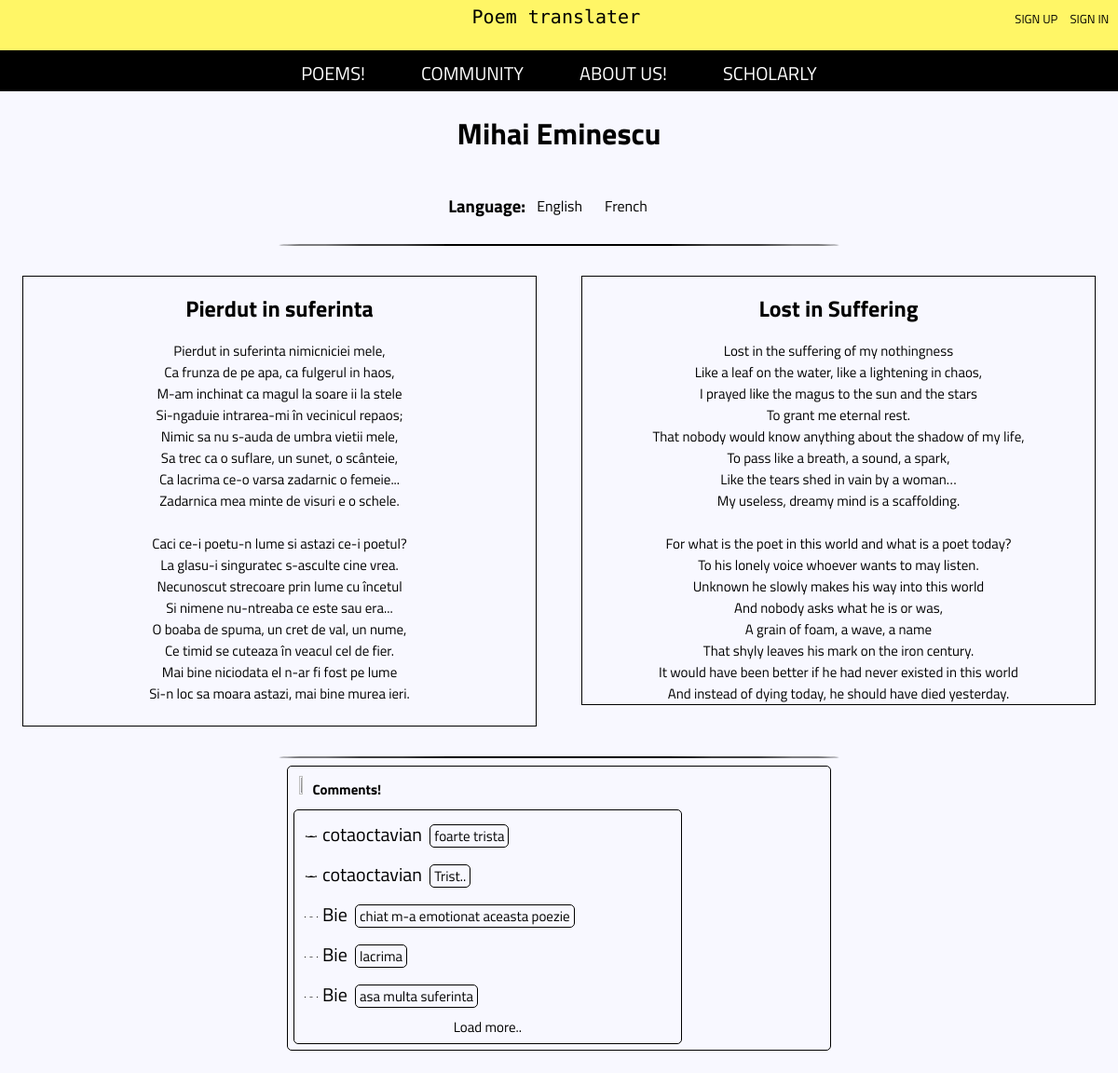
Screenshot of /poem/poezie/2/Pierdut in suferinta/english with the database file from the repository.
### tables this page shows
CREATE TABLE `poezie_romana` (
  `ID` int(11) NOT NULL,
  `poezie` text NOT NULL,
  `id_autor` int(11) NOT NULL,
  `titlu` varchar(256) NOT NULL
);

CREATE TABLE `poezie_tradusa` (
  `ID` int(11) NOT NULL,
  `id_poezie_romana` int(11) NOT NULL,
  `titlu` varchar(256) NOT NULL,
  `limba` varchar(50) NOT NULL
);

CREATE TABLE `strofa_tradusa` (
  `ID` int(11) NOT NULL,
  `id_user` int(11) NOT NULL,
  `id_poezie_tradusa` int(11) NOT NULL,
  `strofa` text NOT NULL,
  `nr_strofa` int(11) NOT NULL,
  `vizualizari` int(11) NOT NULL,
  `rating` int(11) NOT NULL DEFAULT '0',
  `limba` varchar(256) NOT NULL,
  `data_adaugarii` timestamp NULL DEFAULT NULL
);

### libs/View.php (called while the page is built, shortened)
<?php
class View {
    public function render($name){
        require 'views/' . $name . '.php';
    }
}

### controllers/PoemController.php (called while the page is built, shortened)
<?php
require 'models/poem_model.php';
class Poem extends Controller
{
    function __construct()
    {
        $this->view = new View();
        $this->model = new Poem_Model();
    }
    function poezie($var, $var1, $var2)
    {
        $this->view->poemData = $this->model->poem($var, $var1, $var2);
        $this->view->pdata = $this->model->getPoem($var, $var1, $var2);
        $this->view->annotations = $this->model->getAnnotations($var, $var1, $var2);
        $this->view->commentaries = $this->model->getCommentaries($var, $var1, $var2);
        $this->view->poemInfo = $this->model->getPoemInfo($var, $var1, $var2);
        $this->view->commData = $this->model->poem_comm($var, $var1);
        $this->view->language = $var2;
        $this->view->render('poem/index');
    }
}

### index.php (called while the page is built, shortened)
<?php
$app = new App();

### libs/Model.php (called while the page is built)
<?php
require_once 'classes/Database.php';
class Model
{
    function __construct(){
            $this->db=Database::instance();
    }
}

### libs/classes/Database.php (called while the page is built, shortened)
<?php
class Database
{
    protected static $instance = null;
    public static function instance()
    {
        if(self::$instance === null){
            $options = array(
                PDO::ATTR_ERRMODE => PDO::ERRMODE_EXCEPTION,
                PDO::ATTR_DEFAULT_FETCH_MODE => PDO::FETCH_ASSOC,
                PDO::ATTR_EMULATE_PREPARES => false,
            );
            $dns = 'mysql:host='.DATABASE_HOST.';dbname='.DATABASE_NAME.';charset='.DATABASE_CHAR;
            self::$instance = new PDO($dns,DATABASE_USER,DATABASE_PASS,$options);
        }
        return self::$instance;
    }
}

### models/poem_model.php (called while the page is built, shortened)
<?php
class Poem_Model extends Model {
    public function poem($var, $var1, $var2){
        $data = [
            ':title' => $var1,
            ':id' => $var,
            ':lang' => $var2,
        ];
        $sql = "SELECT p.poezie, p.titlu AS titlu_ro, c.nume AS nume_autor , c.id AS autor_id, d.titlu AS titlu_trad FROM POEZIE_ROMANA p
                JOIN autor c ON p.id_autor = c.id
                JOIN poezie_tradusa d ON d.id_poezie_romana = p.id
                WHERE p.titlu = :title AND c.id = :id AND d.limba = :lang
                ";
        $stmt = $this->db->prepare($sql);
        $stmt->execute($data);
        $result = $stmt->fetch(PDO::FETCH_OBJ);
        $count = $stmt->rowCount();
        if($count > 0){
            return $result;
        }
        else{
            return 0;
        }
    }
    public function getPoemInfo($var, $var1, $var2){
        $data = [
            ':title' => $var1,
            ':id' => $var,
            ':lang' => $var2,
            ':langs' => $var2,
        ];
        $sql = "SELECT b.strofa, b.nr_strofa, b.id AS id_strofa FROM POEZIE_ROMANA p
                JOIN autor c ON p.id_autor = c.id
                JOIN poezie_tradusa d ON d.id_poezie_romana = p.id
                JOIN strofa_tradusa b ON b.id_poezie_tradusa = d.id
                WHERE p.titlu = :title AND c.id = :id AND d.limba = :lang AND b.limba = :langs
                ORDER BY b.nr_strofa, b.rating DESC
                ";
        $stmt = $this->db->prepare($sql);
        $stmt->execute($data);
        $result = $stmt->fetch(PDO::FETCH_OBJ);
        $count = $stmt->rowCount();
        if($count > 0){
            return $result;
        }
        else{
            return 0;
        }
    }
    public function getPoem($var, $var1, $var2){
        $data = [
            ':title' => $var1,
            ':id' => $var,
            ':lang' => $var2,
            ':langs' => $var2,
        ];
        $sql = "SELECT p.poezie, p.titlu AS titlu_ro , c.nume AS nume_autor , c.id AS autor_id , b.strofa, b.nr_strofa, b.rating, u.nume AS username , u.id AS user_id, d.id AS id_poezie_tradusa, d.titlu AS titlu_trad, d.limba, b.id AS id_strofa FROM POEZIE_ROMANA p
                JOIN autor c ON p.id_autor = c.id
                JOIN poezie_tradusa d ON d.id_poezie_romana = p.id
                JOIN strofa_tradusa b ON b.id_poezie_tradusa = d.id
                JOIN USER u ON u.id = b.id_user
                WHERE p.titlu = :title AND c.id = :id AND d.limba = :lang AND b.limba = :langs
                ORDER BY b.nr_strofa, b.rating DESC
                ";
        $stmt = $this->db->prepare($sql);
        $stmt->execute($data);
        $result = $stmt->fetchAll(PDO::FETCH_OBJ);
        $count = $stmt->rowCount();
        if($count > 0){
            return $result;
        }
        else{
            return 0;
        }
    }
}

### views/poem/index.php (the view, shortened to what this page needs)
<!DOCTYPE html>
<html lang="en">
<head>
    <title>
        <?php print_r($this->poemData->titlu_ro); ?> </title>
    <link rel="stylesheet" href="/assets/style.css">
</head>
<body>
<nav class="nav1">
    <a class="a1" href="../../../../index"> Poem translater </a>
    <?php if (Session::get('loggedIn') == true): ?>
        <a href="<?php echo URL; ?>../../../../dashboard/logout" class="sign-in-up-position"> SIGN OUT </a>
        <a href="../../../../profile" " class = "sign-in-up-position "> <?php echo Session::get('username') ?> </a>
        <img src="../../../../<?php echo Session::get('photo') ?>" alt="" id="profile-picture"/>
    <?php else: ?>
        <a href="../../../../signin" class="sign-in-up-position"> SIGN IN </a>
        <a href="../../../../signup" class="sign-in-up-position"> SIGN UP </a>
    <?php endif; ?>
</nav>
<nav class="menu-bar">
    <a href="../../../../poems/authorsPoem/1"> POEMS! </a>
    <a href="../../../../community"> COMMUNITY </a>
    <a href="../../../../aboutus"> ABOUT US! </a>
    <a href = "../../../../scholarly"> SCHOLARLY </a>
</nav>
<h1 class="title"> <?php print_r($this->poemData->nume_autor) ?> </h1>
<div class="language-content">
    <h3> Language: </h3>
    <a href="../../../poezie/<?php echo $this->poemData->autor_id .'/'. $this->poemData->titlu_ro .'/' ?>english"> English </a>
    <a href="../../../poezie/<?php echo $this->poemData->autor_id .'/'. $this->poemData->titlu_ro .'/' ?>french"> French </a>
</div>
<hr class="hr1">
<div class="poem-container">
    <div class="poem">
        <h1 class="poem-title"> <?php print_r($this->poemData->titlu_ro); ?> </h1>
        <span class="verse">
            <?php
            print_r($this->poemData->poezie);
            ?>
        </span>
    </div>
    <div class="poem">
        <h1 class="poem-title"> <?php echo $this->poemData->titlu_trad ?> </h1>
        <?php
        if($this->poemInfo) {
            $flag = 0;
            $cnt = 1;
            $last_value = $this->poemInfo->nr_strofa;
            $last_id = $this->poemInfo->id_strofa;
            if ($this->pdata) {
                foreach ($this->pdata as $row) {
                    if ($last_value == $row->nr_strofa && $flag == 0) {
                        echo '
            <div class="accordion">
                <div>
                    <input type="checkbox" id="check-' . $cnt . '" />
                    <label for="check-' . $cnt . '" class="verse">
                        <span>';
                        $cnt++;
                        echo $row->strofa;
                        echo '</span >
                        </label >
                        <div class="verse-details" >';
                        echo '<div > <br >';
                        $flag = 1;
                    } else if ($last_value != $row->nr_strofa && ($flag == 0 || $flag == 1)) {
                        $last_value = $row->nr_strofa;
                        $last_id = $row->id_strofa;
                        $flag = 1;
                        echo '</div > </div>';
                        echo '<div class="accordion" >
                         <div >
                            <input type = "checkbox" id = "check-' . $cnt . '" />
                            <label for="check-' . $cnt . '" class="verse" >
                                     <span >';
                                    $cnt++;
                                    echo $row->strofa;
                                    echo '</span >
                            </label >
                        <div class="verse-details" >';
                        echo '<div >
                                <br >';
                        $flag = 1;
                    }
                }
                echo '</div> </div> </div> </div> </div >
                        </div >';
            }
        }
        ?>
    </div>
</div>
<hr class="hr1">
<div class="comment-main">
    <?php if (Session::get('loggedIn') == true): ?>
        <h1 class="comment-title"><img src="/assets/images/comm-icon.png" class="comment-icon" alt=""> Write your
            opinion! </h1>
        <form action="../../../poezie/<?php echo $this->poemData->autor_id . '/' . strtolower($this->poemData->titlu_ro) . '/' . $this->language ?>"
              method="POST">
            <input class="comment-box" name="comment" placeholder="Write something.." type="text"/>
            <input type="submit" value="Comment!" class="comm-button"/>
        </form>
        <h1 class="comment-title"><img src="/assets/images/comments.png" class="comment-icon" alt=""> Comments! </h1>
        <div class="comment-section">
            <?php
            if ($this->commData) {
                $i = 1;
                foreach ($this->commData as $row) {
                    if($this->userInfo->admin) {
                        echo '<form action = "../../../deleteComm/' . $this->poemData->autor_id . '/' . strtolower($this->poemData->titlu_ro) . '/' . $this->language . '/' . $row->id . '">
                                                        <span> <img src = "/assets/images/person.png" class = "person-icon" alt =""> ' . $row->nume . '  <span class = "comment-text-box"> ' . $row->text . '  </span> </span>
                                                        <input type="image" src="/assets/images/x.png" alt="Submit Form" class = "img-go-x go-comms" />
                                                  </form>';
                    }
                    else print_r('<span> <img src = "/assets/images/person.png" class = "person-icon" alt =""> ' . $row->nume . '  <span class = "comment-text-box"> ' . $row->text . '  </span> </span>');
                    if ($i == 5) break;
                    $i++;
                }
            } ?>
            <div class="accordion">
                <div>
                    <input type="checkbox" id="check-500"/>
                    <label for="check-500" class="verse">
                                    <span>
                            <?php echo '<span> <a href = "" id = "no-link"> Load more.. </a> </span>'; ?>
                                    </span>
                    </label>
                    <div class="verse-details">
                        <div>
                            <div class="grid-comm">
                                <?php if ($this->commData) {
                                    $i = 1;
                                    foreach ($this->commData as $row) {
                                        if ($i > 5) {
                                            if($this->userInfo->admin) {
                                                echo '<form action = "../../../deleteComm/' . $this->poemData->autor_id . '/' . strtolower($this->poemData->titlu_ro) . '/' . $this->language . '/' . $row->id . '">
                                                        <span> <img src = "/assets/images/person.png" class = "person-icon" alt =""> ' . $row->nume . '  <span class = "comment-text-box"> ' . $row->text . '  </span> </span>
                                                        <input type="image" src="/assets/images/x.png" alt="Submit Form" class = "img-go-x go-comms" />
                                                  </form>';
                                            }
                                            else print_r('<span> <img src = "/assets/images/person.png" class = "person-icon" alt =""> ' . $row->nume . '  <span class = "comment-text-box"> ' . $row->text . '  </span> </span>');
                                        }
                                        $i++;
                                    }
                                } ?>
                            </div>
                        </div>
                    </div>
                </div>
            </div>
        </div>
    <?php else: ?>
        <h1 class="comment-title"><img src="/assets/images/comments.png" class="comment-icon" alt=""> Comments! </h1>
        <div class="comment-section">
            <?php if ($this->commData) {
                $i = 1;
                foreach ($this->commData as $row) {
                    print_r('<span> <img src = "/assets/images/person.png" class = "person-icon" alt =""> ' . $row->nume . '  <span class = "comment-text-box"> ' . $row->text . '  </span> </span>');
                    if ($i == 5) break;
                    $i++;
                }
            } ?>
            <div class="accordion">
                <div>
                    <label for="check-500" class="verse">
                                <span> Load more.. </span>
                    </label>
                </div>
            </div>
        </div>
    <?php endif; ?>
</div>
</body>
</html>

### rows the page displays
poezie_romana: poezie_tradusa.titlu "Lost in Suffering", strofa_tradusa.strofa "Lost in the suffering of my nothingness Like a leaf on the water, like a lightening in chaos, I prayed like the magus to the sun and the stars To grant me eternal rest. That nobody would know anything about the shadow of my life, To pass like a breath, a sound, a spark, Like the tears shed in vain by a woman… My useless, dreamy mind is a scaffolding.", strofa_tradusa.strofa "For what is the poet in this world and what is a poet today? To his lonely voice whoever wants to may listen. Unknown he slowly makes his way into this world And nobody asks what he is or was, A grain of foam, a wave, a name That shyly leaves his mark on the iron century. It would have been better if he had never existed in this world And instead of dying today, he should have died yesterday."
